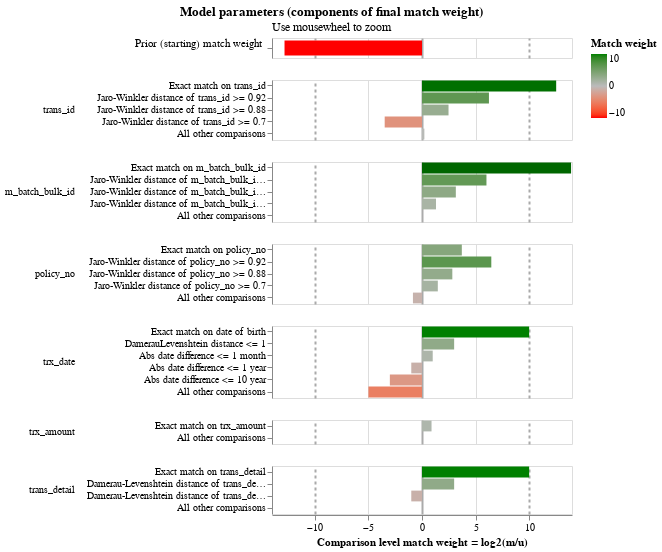

Notebook code cell kept with this figure:
### Code cell
## @title Visualization

linker_detailed.visualisations.match_weights_chart()

### Figure 1 — Vega-Lite specification as saved in the notebook (floating-point values rounded to 4 significant figures)
{"config": {"view": {"continuousWidth": 300, "continuousHeight": 300, "discreteHeight": 60, "discreteWidth": 400}, "header": {"title": null}, "mark": {"tooltip": null}, "title": {"anchor": "middle"}}, "vconcat": [{"mark": {"type": "bar", "clip": true, "height": 15}, "encoding": {"color": {"field": "log2_bayes_factor", "scale": {"domain": [-10, 0, 10], "interpolate": "lab", "range": ["red", "#bbbbbb", "green"]}, "title": "Match weight", "type": "quantitative"}, "tooltip": [{"field": "comparison_name", "title": "Comparison name", "type": "nominal"}, {"field": "probability_two_random_records_match", "format": ".4f", "title": "Probability two random records match", "type": "nominal"}, {"field": "log2_bayes_factor", "format": ",.4f", "title": "Equivalent match weight", "type": "quantitative"}, {"field": "bayes_factor_description", "title": "Match weight description", "type": "nominal"}], "x": {"axis": {"domain": false, "gridColor": {"condition": {"test": "abs(datum.value / 10)  <= 1 & datum.value % 10 === 0", "value": "#aaa"}, "value": "#ddd"}, "gridDash": {"condition": {"test": "abs(datum.value / 10) == 1", "value": [3]}, "value": null}, "gridWidth": {"condition": {"test": "abs(datum.value / 10)  <= 1 & datum.value % 10 === 0", "value": 2}, "value": 1}, "labels": false, "ticks": false, "title": ""}, "field": "log2_bayes_factor", "scale": {"domain": [-14, 14]}, "type": "quantitative"}, "y": {"axis": {"title": "Prior (starting) match weight", "titleAlign": "right", "titleAngle": 0, "titleFontWeight": "normal"}, "field": "label_for_charts", "sort": {"field": "comparison_vector_value", "order": "descending"}, "type": "nominal"}}, "height": 20, "transform": [{"filter": "(datum.comparison_name == 'probability_two_random_records_match')"}]}, {"mark": {"type": "bar", "clip": true}, "encoding": {"color": {"field": "log2_bayes_factor", "scale": {"domain": [-10, 0, 10], "interpolate": "lab", "range": ["red", "#bbbbbb", "green"]}, "title": "Match weight", "type": "quantitative"}, "row": {"field": "comparison_name", "header": {"labelAlign": "left", "labelAnchor": "middle", "labelAngle": 0}, "sort": {"field": "comparison_sort_order"}, "type": "nominal"}, "tooltip": [{"field": "comparison_name", "title": "Comparison name", "type": "nominal"}, {"field": "label_for_charts", "title": "Label", "type": "ordinal"}, {"field": "sql_condition", "title": "SQL condition", "type": "nominal"}, {"field": "m_probability", "format": ".4f", "title": "M probability", "type": "quantitative"}, {"field": "u_probability", "format": ".4f", "title": "U probability", "type": "quantitative"}, {"field": "bayes_factor", "format": ",.4f", "title": "Bayes factor = m/u", "type": "quantitative"}, {"field": "log2_bayes_factor", "format": ",.4f", "title": "Match weight = log2(m/u)", "type": "quantitative"}, {"field": "bayes_factor_description", "title": "Match weight description", "type": "nominal"}], "x": {"axis": {"gridColor": {"condition": {"test": "abs(datum.value / 10)  <= 1 & datum.value % 10 === 0", "value": "#aaa"}, "value": "#ddd"}, "gridDash": {"condition": {"test": "abs(datum.value / 10) == 1", "value": [3]}, "value": null}, "gridWidth": {"condition": {"test": "abs(datum.value / 10)  <= 1 & datum.value % 10 === 0", "value": 2}, "value": 1}, "title": "Comparison level match weight = log2(m/u)"}, "field": "log2_bayes_factor", "scale": {"domain": [-14, 14]}, "type": "quantitative"}, "y": {"axis": {"title": null}, "field": "label_for_charts", "sort": {"field": "comparison_vector_value", "order": "descending"}, "type": "nominal"}}, "height": {"step": 12}, "resolve": {"axis": {"y": "independent"}, "scale": {"y": "independent"}}, "transform": [{"filter": "(datum.comparison_name != 'probability_two_random_records_match')"}]}], "data": {"name": "data-f62221729428c41b46a76410c6f2d590"}, "params": [{"name": "mouse_zoom", "select": {"type": "interval", "encodings": ["x"]}, "bind": "scales", "views": []}], "resolve": {"axis": {"y": "independent"}, "scale": {"y": "independent"}}, "title": {"text": "Model parameters (components of final match weight)", "subtitle": "Use mousewheel to zoom"}, "$schema": "https://vega.github.io/schema/vega-lite/v5.9.3.json", "datasets": {"data-f62221729428c41b46a76410c6f2d590": [{"comparison_name": "probability_two_random_records_match", "sql_condition": null, "label_for_charts": "", "m_probability": null, "u_probability": null, "m_probability_description": null, "u_probability_description": null, "has_tf_adjustments": false, "tf_adjustment_column": null, "tf_adjustment_weight": null, "is_null_level": false, "bayes_factor": 0.0001372, "log2_bayes_factor": -12.83, "comparison_vector_value": 0, "max_comparison_vector_value": 0, "bayes_factor_description": "The probability that two random records drawn at random match is 0.000 or one in  7,287.5 records.This is equivalent to a starting match weight of -12.831.", "probability_two_random_records_match": 0.0001372, "comparison_sort_order": -1}, {"comparison_name": "trans_id", "sql_condition": "\"trans_id_l\" = \"trans_id_r\"", "label_for_charts": "Exact match on trans_id", "m_probability": 0.95, "u_probability": 0.0001614, "m_probability_description": "Amongst matching record comparisons, 95.00% of records are in the exact match on trans_id comparison level", "u_probability_description": "Amongst non-matching record comparisons, 0.02% of records are in the exact match on trans_id comparison level", "has_tf_adjustments": true, "tf_adjustment_column": "trans_id", "tf_adjustment_weight": 1.0, "is_null_level": false, "bayes_factor": 5887.0, "log2_bayes_factor": 12.52, "comparison_vector_value": 4, "max_comparison_vector_value": 4, "bayes_factor_description": "If comparison level is `exact match on trans_id` then comparison is 5,886.78 times more likely to be a match", "probability_two_random_records_match": 0.0001372, "comparison_sort_order": 0}, {"comparison_name": "trans_id", "sql_condition": "jaro_winkler_similarity(\"trans_id_l\", \"trans_id_r\") >= 0.92", "label_for_charts": "Jaro-Winkler distance of trans_id >= 0.92", "m_probability": 0.0125, "u_probability": 0.0001645, "m_probability_description": "Amongst matching record comparisons, 1.25% of records are in the jaro-winkler distance of trans_id >= 0.92 comparison level", "u_probability_description": "Amongst non-matching record comparisons, 0.02% of records are in the jaro-winkler distance of trans_id >= 0.92 comparison level", "has_tf_adjustments": false, "tf_adjustment_column": null, "tf_adjustment_weight": 1.0, "is_null_level": false, "bayes_factor": 76.01, "log2_bayes_factor": 6.248, "comparison_vector_value": 3, "max_comparison_vector_value": 4, "bayes_factor_description": "If comparison level is `jaro-winkler distance of trans_id >= 0.92` then comparison is 76.01 times more likely to be a match", "probability_two_random_records_match": 0.0001372, "comparison_sort_order": 0}, {"comparison_name": "trans_id", "sql_condition": "jaro_winkler_similarity(\"trans_id_l\", \"trans_id_r\") >= 0.88", "label_for_charts": "Jaro-Winkler distance of trans_id >= 0.88", "m_probability": 0.0125, "u_probability": 0.002247, "m_probability_description": "Amongst matching record comparisons, 1.25% of records are in the jaro-winkler distance of trans_id >= 0.88 comparison level", "u_probability_description": "Amongst non-matching record comparisons, 0.22% of records are in the jaro-winkler distance of trans_id >= 0.88 comparison level", "has_tf_adjustments": false, "tf_adjustment_column": null, "tf_adjustment_weight": 1.0, "is_null_level": false, "bayes_factor": 5.563, "log2_bayes_factor": 2.476, "comparison_vector_value": 2, "max_comparison_vector_value": 4, "bayes_factor_description": "If comparison level is `jaro-winkler distance of trans_id >= 0.88` then comparison is 5.56 times more likely to be a match", "probability_two_random_records_match": 0.0001372, "comparison_sort_order": 0}, {"comparison_name": "trans_id", "sql_condition": "jaro_winkler_similarity(\"trans_id_l\", \"trans_id_r\") >= 0.7", "label_for_charts": "Jaro-Winkler distance of trans_id >= 0.7", "m_probability": 0.0125, "u_probability": 0.1397, "m_probability_description": "Amongst matching record comparisons, 1.25% of records are in the jaro-winkler distance of trans_id >= 0.7 comparison level", "u_probability_description": "Amongst non-matching record comparisons, 13.97% of records are in the jaro-winkler distance of trans_id >= 0.7 comparison level", "has_tf_adjustments": false, "tf_adjustment_column": null, "tf_adjustment_weight": 1.0, "is_null_level": false, "bayes_factor": 0.08947, "log2_bayes_factor": -3.482, "comparison_vector_value": 1, "max_comparison_vector_value": 4, "bayes_factor_description": "If comparison level is `jaro-winkler distance of trans_id >= 0.7` then comparison is  11.18 times less likely to be a match", "probability_two_random_records_match": 0.0001372, "comparison_sort_order": 0}, {"comparison_name": "trans_id", "sql_condition": "ELSE", "label_for_charts": "All other comparisons", "m_probability": 1.0, "u_probability": 0.8577, "m_probability_description": "Amongst matching record comparisons, 100.00% of records are in the all other comparisons comparison level", "u_probability_description": "Amongst non-matching record comparisons, 85.77% of records are in the all other comparisons comparison level", "has_tf_adjustments": false, "tf_adjustment_column": null, "tf_adjustment_weight": 1.0, "is_null_level": false, "bayes_factor": 1.166, "log2_bayes_factor": 0.2214, "comparison_vector_value": 0, "max_comparison_vector_value": 4, "bayes_factor_description": "If comparison level is `all other comparisons` then comparison is 1.17 times more likely to be a match", "probability_two_random_records_match": 0.0001372, "comparison_sort_order": 0}, {"comparison_name": "m_batch_bulk_id", "sql_condition": "\"m_batch_bulk_id_l\" = \"m_batch_bulk_id_r\"", "label_for_charts": "Exact match on m_batch_bulk_id", "m_probability": 0.95, "u_probability": 6.157e-05, "m_probability_description": "Amongst matching record comparisons, 95.00% of records are in the exact match on m_batch_bulk_id comparison level", "u_probability_description": "Amongst non-matching record comparisons, 0.01% of records are in the exact match on m_batch_bulk_id comparison level", "has_tf_adjustments": true, "tf_adjustment_column": "m_batch_bulk_id", "tf_adjustment_weight": 1.0, "is_null_level": false, "bayes_factor": 15430.0, "log2_bayes_factor": 13.91, "comparison_vector_value": 4, "max_comparison_vector_value": 4, "bayes_factor_description": "If comparison level is `exact match on m_batch_bulk_id` then comparison is 15,428.64 times more likely to be a match", "probability_two_random_records_match": 0.0001372, "comparison_sort_order": 1}, {"comparison_name": "m_batch_bulk_id", "sql_condition": "jaro_winkler_similarity(\"m_batch_bulk_id_l\", \"m_batch_bulk_id_r\") >= 0.92", "label_for_charts": "Jaro-Winkler distance of m_batch_bulk_id >= 0.92", "m_probability": 0.0125, "u_probability": 0.0001932, "m_probability_description": "Amongst matching record comparisons, 1.25% of records are in the jaro-winkler distance of m_batch_bulk_id >= 0.92 comparison level", "u_probability_description": "Amongst non-matching record comparisons, 0.02% of records are in the jaro-winkler distance of m_batch_bulk_id >= 0.92 comparison level", "has_tf_adjustments": false, "tf_adjustment_column": null, "tf_adjustment_weight": 1.0, "is_null_level": false, "bayes_factor": 64.71, "log2_bayes_factor": 6.016, "comparison_vector_value": 3, "max_comparison_vector_value": 4, "bayes_factor_description": "If comparison level is `jaro-winkler distance of m_batch_bulk_id >= 0.92` then comparison is 64.71 times more likely to be a match", "probability_two_random_records_match": 0.0001372, "comparison_sort_order": 1}, {"comparison_name": "m_batch_bulk_id", "sql_condition": "jaro_winkler_similarity(\"m_batch_bulk_id_l\", \"m_batch_bulk_id_r\") >= 0.88", "label_for_charts": "Jaro-Winkler distance of m_batch_bulk_id >= 0.88", "m_probability": 0.0125, "u_probability": 0.001401, "m_probability_description": "Amongst matching record comparisons, 1.25% of records are in the jaro-winkler distance of m_batch_bulk_id >= 0.88 comparison level", "u_probability_description": "Amongst non-matching record comparisons, 0.14% of records are in the jaro-winkler distance of m_batch_bulk_id >= 0.88 comparison level", "has_tf_adjustments": false, "tf_adjustment_column": null, "tf_adjustment_weight": 1.0, "is_null_level": false, "bayes_factor": 8.919, "log2_bayes_factor": 3.157, "comparison_vector_value": 2, "max_comparison_vector_value": 4, "bayes_factor_description": "If comparison level is `jaro-winkler distance of m_batch_bulk_id >= 0.88` then comparison is 8.92 times more likely to be a match", "probability_two_random_records_match": 0.0001372, "comparison_sort_order": 1}, {"comparison_name": "m_batch_bulk_id", "sql_condition": "jaro_winkler_similarity(\"m_batch_bulk_id_l\", \"m_batch_bulk_id_r\") >= 0.7", "label_for_charts": "Jaro-Winkler distance of m_batch_bulk_id >= 0.7", "m_probability": 0.0125, "u_probability": 0.005057, "m_probability_description": "Amongst matching record comparisons, 1.25% of records are in the jaro-winkler distance of m_batch_bulk_id >= 0.7 comparison level", "u_probability_description": "Amongst non-matching record comparisons, 0.51% of records are in the jaro-winkler distance of m_batch_bulk_id >= 0.7 comparison level", "has_tf_adjustments": false, "tf_adjustment_column": null, "tf_adjustment_weight": 1.0, "is_null_level": false, "bayes_factor": 2.472, "log2_bayes_factor": 1.306, "comparison_vector_value": 1, "max_comparison_vector_value": 4, "bayes_factor_description": "If comparison level is `jaro-winkler distance of m_batch_bulk_id >= 0.7` then comparison is 2.47 times more likely to be a match", "probability_two_random_records_match": 0.0001372, "comparison_sort_order": 1}, {"comparison_name": "m_batch_bulk_id", "sql_condition": "ELSE", "label_for_charts": "All other comparisons", "m_probability": 1.0, "u_probability": 0.9933, "m_probability_description": "Amongst matching record comparisons, 100.00% of records are in the all other comparisons comparison level", "u_probability_description": "Amongst non-matching record comparisons, 99.33% of records are in the all other comparisons comparison level", "has_tf_adjustments": false, "tf_adjustment_column": null, "tf_adjustment_weight": 1.0, "is_null_level": false, "bayes_factor": 1.007, "log2_bayes_factor": 0.009718, "comparison_vector_value": 0, "max_comparison_vector_value": 4, "bayes_factor_description": "If comparison level is `all other comparisons` then comparison is 1.01 times more likely to be a match", "probability_two_random_records_match": 0.0001372, "comparison_sort_order": 1}, {"comparison_name": "policy_no", "sql_condition": "\"policy_no_l\" = \"policy_no_r\"", "label_for_charts": "Exact match on policy_no", "m_probability": 0.3924, "u_probability": 0.02986, "m_probability_description": "Amongst matching record comparisons, 39.24% of records are in the exact match on policy_no comparison level", "u_probability_description": "Amongst non-matching record comparisons, 2.99% of records are in the exact match on policy_no comparison level", "has_tf_adjustments": true, "tf_adjustment_column": "policy_no", "tf_adjustment_weight": 1.0, "is_null_level": false, "bayes_factor": 13.14, "log2_bayes_factor": 3.716, "comparison_vector_value": 4, "max_comparison_vector_value": 4, "bayes_factor_description": "If comparison level is `exact match on policy_no` then comparison is 13.14 times more likely to be a match", "probability_two_random_records_match": 0.0001372, "comparison_sort_order": 2}, {"comparison_name": "policy_no", "sql_condition": "jaro_winkler_similarity(\"policy_no_l\", \"policy_no_r\") >= 0.92", "label_for_charts": "Jaro-Winkler distance of policy_no >= 0.92", "m_probability": 0.02349, "u_probability": 0.0002653, "m_probability_description": "Amongst matching record comparisons, 2.35% of records are in the jaro-winkler distance of policy_no >= 0.92 comparison level", "u_probability_description": "Amongst non-matching record comparisons, 0.03% of records are in the jaro-winkler distance of policy_no >= 0.92 comparison level", "has_tf_adjustments": false, "tf_adjustment_column": null, "tf_adjustment_weight": 1.0, "is_null_level": false, "bayes_factor": 88.57, "log2_bayes_factor": 6.469, "comparison_vector_value": 3, "max_comparison_vector_value": 4, "bayes_factor_description": "If comparison level is `jaro-winkler distance of policy_no >= 0.92` then comparison is 88.57 times more likely to be a match", "probability_two_random_records_match": 0.0001372, "comparison_sort_order": 2}, {"comparison_name": "policy_no", "sql_condition": "jaro_winkler_similarity(\"policy_no_l\", \"policy_no_r\") >= 0.88", "label_for_charts": "Jaro-Winkler distance of policy_no >= 0.88", "m_probability": 0.0125, "u_probability": 0.001757, "m_probability_description": "Amongst matching record comparisons, 1.25% of records are in the jaro-winkler distance of policy_no >= 0.88 comparison level", "u_probability_description": "Amongst non-matching record comparisons, 0.18% of records are in the jaro-winkler distance of policy_no >= 0.88 comparison level", "has_tf_adjustments": false, "tf_adjustment_column": null, "tf_adjustment_weight": 1.0, "is_null_level": false, "bayes_factor": 7.114, "log2_bayes_factor": 2.831, "comparison_vector_value": 2, "max_comparison_vector_value": 4, "bayes_factor_description": "If comparison level is `jaro-winkler distance of policy_no >= 0.88` then comparison is 7.11 times more likely to be a match", "probability_two_random_records_match": 0.0001372, "comparison_sort_order": 2}, {"comparison_name": "policy_no", "sql_condition": "jaro_winkler_similarity(\"policy_no_l\", \"policy_no_r\") >= 0.7", "label_for_charts": "Jaro-Winkler distance of policy_no >= 0.7", "m_probability": 0.1917, "u_probability": 0.06891, "m_probability_description": "Amongst matching record comparisons, 19.17% of records are in the jaro-winkler distance of policy_no >= 0.7 comparison level", "u_probability_description": "Amongst non-matching record comparisons, 6.89% of records are in the jaro-winkler distance of policy_no >= 0.7 comparison level", "has_tf_adjustments": false, "tf_adjustment_column": null, "tf_adjustment_weight": 1.0, "is_null_level": false, "bayes_factor": 2.781, "log2_bayes_factor": 1.476, "comparison_vector_value": 1, "max_comparison_vector_value": 4, "bayes_factor_description": "If comparison level is `jaro-winkler distance of policy_no >= 0.7` then comparison is 2.78 times more likely to be a match", "probability_two_random_records_match": 0.0001372, "comparison_sort_order": 2}, {"comparison_name": "policy_no", "sql_condition": "ELSE", "label_for_charts": "All other comparisons", "m_probability": 0.5001, "u_probability": 0.8992, "m_probability_description": "Amongst matching record comparisons, 50.01% of records are in the all other comparisons comparison level", "u_probability_description": "Amongst non-matching record comparisons, 89.92% of records are in the all other comparisons comparison level", "has_tf_adjustments": false, "tf_adjustment_column": null, "tf_adjustment_weight": 1.0, "is_null_level": false, "bayes_factor": 0.5561, "log2_bayes_factor": -0.8465, "comparison_vector_value": 0, "max_comparison_vector_value": 4, "bayes_factor_description": "If comparison level is `all other comparisons` then comparison is  1.80 times less likely to be a match", "probability_two_random_records_match": 0.0001372, "comparison_sort_order": 2}, {"comparison_name": "trx_date", "sql_condition": "\"trx_date_l\" = \"trx_date_r\"", "label_for_charts": "Exact match on date of birth", "m_probability": 0.95, "u_probability": 0.0009277, "m_probability_description": "Amongst matching record comparisons, 95.00% of records are in the exact match on date of birth comparison level", "u_probability_description": "Amongst non-matching record comparisons, 0.09% of records are in the exact match on date of birth comparison level", "has_tf_adjustments": false, "tf_adjustment_column": null, "tf_adjustment_weight": 1.0, "is_null_level": false, "bayes_factor": 1024.0, "log2_bayes_factor": 10.0, "comparison_vector_value": 5, "max_comparison_vector_value": 5, "bayes_factor_description": "If comparison level is `exact match on date of birth` then comparison is 1,024.00 times more likely to be a match", "probability_two_random_records_match": 0.0001372, "comparison_sort_order": 3}, {"comparison_name": "trx_date", "sql_condition": "damerau_levenshtein(\"trx_date_l\", \"trx_date_r\") <= 1", "label_for_charts": "DamerauLevenshtein distance <= 1", "m_probability": 0.01, "u_probability": 0.00125, "m_probability_description": "Amongst matching record comparisons, 1.00% of records are in the dameraulevenshtein distance <= 1 comparison level", "u_probability_description": "Amongst non-matching record comparisons, 0.13% of records are in the dameraulevenshtein distance <= 1 comparison level", "has_tf_adjustments": false, "tf_adjustment_column": null, "tf_adjustment_weight": 1.0, "is_null_level": false, "bayes_factor": 8.0, "log2_bayes_factor": 3.0, "comparison_vector_value": 4, "max_comparison_vector_value": 5, "bayes_factor_description": "If comparison level is `dameraulevenshtein distance <= 1` then comparison is 8.00 times more likely to be a match", "probability_two_random_records_match": 0.0001372, "comparison_sort_order": 3}, {"comparison_name": "trx_date", "sql_condition": "ABS(EPOCH(try_strptime(\"trx_date_l\", '%Y-%m-%d')) - EPOCH(try_strptime(\"trx_date_r\", '%Y-%m-%d'))) <= 2629800.0", "label_for_charts": "Abs date difference <= 1 month", "m_probability": 0.01, "u_probability": 0.005, "m_probability_description": "Amongst matching record comparisons, 1.00% of records are in the abs date difference <= 1 month comparison level", "u_probability_description": "Amongst non-matching record comparisons, 0.50% of records are in the abs date difference <= 1 month comparison level", "has_tf_adjustments": false, "tf_adjustment_column": null, "tf_adjustment_weight": 1.0, "is_null_level": false, "bayes_factor": 2.0, "log2_bayes_factor": 1.0, "comparison_vector_value": 3, "max_comparison_vector_value": 5, "bayes_factor_description": "If comparison level is `abs date difference <= 1 month` then comparison is 2.00 times more likely to be a match", "probability_two_random_records_match": 0.0001372, "comparison_sort_order": 3}, {"comparison_name": "trx_date", "sql_condition": "ABS(EPOCH(try_strptime(\"trx_date_l\", '%Y-%m-%d')) - EPOCH(try_strptime(\"trx_date_r\", '%Y-%m-%d'))) <= 31557600.0", "label_for_charts": "Abs date difference <= 1 year", "m_probability": 0.01, "u_probability": 0.02, "m_probability_description": "Amongst matching record comparisons, 1.00% of records are in the abs date difference <= 1 year comparison level", "u_probability_description": "Amongst non-matching record comparisons, 2.00% of records are in the abs date difference <= 1 year comparison level", "has_tf_adjustments": false, "tf_adjustment_column": null, "tf_adjustment_weight": 1.0, "is_null_level": false, "bayes_factor": 0.5, "log2_bayes_factor": -1.0, "comparison_vector_value": 2, "max_comparison_vector_value": 5, "bayes_factor_description": "If comparison level is `abs date difference <= 1 year` then comparison is  2.00 times less likely to be a match", "probability_two_random_records_match": 0.0001372, "comparison_sort_order": 3}, {"comparison_name": "trx_date", "sql_condition": "ABS(EPOCH(try_strptime(\"trx_date_l\", '%Y-%m-%d')) - EPOCH(try_strptime(\"trx_date_r\", '%Y-%m-%d'))) <= 315576000.0", "label_for_charts": "Abs date difference <= 10 year", "m_probability": 0.01, "u_probability": 0.08, "m_probability_description": "Amongst matching record comparisons, 1.00% of records are in the abs date difference <= 10 year comparison level", "u_probability_description": "Amongst non-matching record comparisons, 8.00% of records are in the abs date difference <= 10 year comparison level", "has_tf_adjustments": false, "tf_adjustment_column": null, "tf_adjustment_weight": 1.0, "is_null_level": false, "bayes_factor": 0.125, "log2_bayes_factor": -3.0, "comparison_vector_value": 1, "max_comparison_vector_value": 5, "bayes_factor_description": "If comparison level is `abs date difference <= 10 year` then comparison is  8.00 times less likely to be a match", "probability_two_random_records_match": 0.0001372, "comparison_sort_order": 3}, {"comparison_name": "trx_date", "sql_condition": "ELSE", "label_for_charts": "All other comparisons", "m_probability": 0.01, "u_probability": 0.32, "m_probability_description": "Amongst matching record comparisons, 1.00% of records are in the all other comparisons comparison level", "u_probability_description": "Amongst non-matching record comparisons, 32.00% of records are in the all other comparisons comparison level", "has_tf_adjustments": false, "tf_adjustment_column": null, "tf_adjustment_weight": 1.0, "is_null_level": false, "bayes_factor": 0.03125, "log2_bayes_factor": -5.0, "comparison_vector_value": 0, "max_comparison_vector_value": 5, "bayes_factor_description": "If comparison level is `all other comparisons` then comparison is  32.00 times less likely to be a match", "probability_two_random_records_match": 0.0001372, "comparison_sort_order": 3}, {"comparison_name": "trx_amount", "sql_condition": "\"trx_amount_l\" = \"trx_amount_r\"", "label_for_charts": "Exact match on trx_amount", "m_probability": 0.006027, "u_probability": 0.003254, "m_probability_description": "Amongst matching record comparisons, 0.60% of records are in the exact match on trx_amount comparison level", "u_probability_description": "Amongst non-matching record comparisons, 0.33% of records are in the exact match on trx_amount comparison level", "has_tf_adjustments": true, "tf_adjustment_column": "trx_amount", "tf_adjustment_weight": 1.0, "is_null_level": false, "bayes_factor": 1.852, "log2_bayes_factor": 0.8894, "comparison_vector_value": 1, "max_comparison_vector_value": 1, "bayes_factor_description": "If comparison level is `exact match on trx_amount` then comparison is 1.85 times more likely to be a match", "probability_two_random_records_match": 0.0001372, "comparison_sort_order": 4}, {"comparison_name": "trx_amount", "sql_condition": "ELSE", "label_for_charts": "All other comparisons", "m_probability": 0.994, "u_probability": 0.9967, "m_probability_description": "Amongst matching record comparisons, 99.40% of records are in the all other comparisons comparison level", "u_probability_description": "Amongst non-matching record comparisons, 99.67% of records are in the all other comparisons comparison level", "has_tf_adjustments": false, "tf_adjustment_column": null, "tf_adjustment_weight": 1.0, "is_null_level": false, "bayes_factor": 0.9972, "log2_bayes_factor": -0.00402, "comparison_vector_value": 0, "max_comparison_vector_value": 1, "bayes_factor_description": "If comparison level is `all other comparisons` then comparison is  1.00 times less likely to be a match", "probability_two_random_records_match": 0.0001372, "comparison_sort_order": 4}, {"comparison_name": "trans_detail", "sql_condition": "\"trans_detail_l\" = \"trans_detail_r\"", "label_for_charts": "Exact match on trans_detail", "m_probability": 0.95, "u_probability": 0.0009277, "m_probability_description": "Amongst matching record comparisons, 95.00% of records are in the exact match on trans_detail comparison level", "u_probability_description": "Amongst non-matching record comparisons, 0.09% of records are in the exact match on trans_detail comparison level", "has_tf_adjustments": true, "tf_adjustment_column": "trans_detail", "tf_adjustment_weight": 1.0, "is_null_level": false, "bayes_factor": 1024.0, "log2_bayes_factor": 10.0, "comparison_vector_value": 3, "max_comparison_vector_value": 3, "bayes_factor_description": "If comparison level is `exact match on trans_detail` then comparison is 1,024.00 times more likely to be a match", "probability_two_random_records_match": 0.0001372, "comparison_sort_order": 5}, {"comparison_name": "trans_detail", "sql_condition": "damerau_levenshtein(\"trans_detail_l\", \"trans_detail_r\") <= 1", "label_for_charts": "Damerau-Levenshtein distance of trans_detail <= 1", "m_probability": 0.01667, "u_probability": 0.002083, "m_probability_description": "Amongst matching record comparisons, 1.67% of records are in the damerau-levenshtein distance of trans_detail <= 1 comparison level", "u_probability_description": "Amongst non-matching record comparisons, 0.21% of records are in the damerau-levenshtein distance of trans_detail <= 1 comparison level", "has_tf_adjustments": false, "tf_adjustment_column": null, "tf_adjustment_weight": 1.0, "is_null_level": false, "bayes_factor": 8.0, "log2_bayes_factor": 3.0, "comparison_vector_value": 2, "max_comparison_vector_value": 3, "bayes_factor_description": "If comparison level is `damerau-levenshtein distance of trans_detail <= 1` then comparison is 8.00 times more likely to be a match", "probability_two_random_records_match": 0.0001372, "comparison_sort_order": 5}, {"comparison_name": "trans_detail", "sql_condition": "damerau_levenshtein(\"trans_detail_l\", \"trans_detail_r\") <= 2", "label_for_charts": "Damerau-Levenshtein distance of trans_detail <= 2", "m_probability": 0.01667, "u_probability": 0.03333, "m_probability_description": "Amongst matching record comparisons, 1.67% of records are in the damerau-levenshtein distance of trans_detail <= 2 comparison level", "u_probability_description": "Amongst non-matching record comparisons, 3.33% of records are in the damerau-levenshtein distance of trans_detail <= 2 comparison level", "has_tf_adjustments": false, "tf_adjustment_column": null, "tf_adjustment_weight": 1.0, "is_null_level": false, "bayes_factor": 0.5, "log2_bayes_factor": -1.0, "comparison_vector_value": 1, "max_comparison_vector_value": 3, "bayes_factor_description": "If comparison level is `damerau-levenshtein distance of trans_detail <= 2` then comparison is  2.00 times less likely to be a match", "probability_two_random_records_match": 0.0001372, "comparison_sort_order": 5}, {"comparison_name": "trans_detail", "sql_condition": "ELSE", "label_for_charts": "All other comparisons", "m_probability": 1.0, "u_probability": 1.0, "m_probability_description": "Amongst matching record comparisons, 100.00% of records are in the all other comparisons comparison level", "u_probability_description": "Amongst non-matching record comparisons, 100.00% of records are in the all other comparisons comparison level", "has_tf_adjustments": false, "tf_adjustment_column": null, "tf_adjustment_weight": 1.0, "is_null_level": false, "bayes_factor": 1.0, "log2_bayes_factor": 0.0, "comparison_vector_value": 0, "max_comparison_vector_value": 3, "bayes_factor_description": "If comparison level is `all other comparisons` then comparison is 1.00 times more likely to be a match", "probability_two_random_records_match": 0.0001372, "comparison_sort_order": 5}]}}
